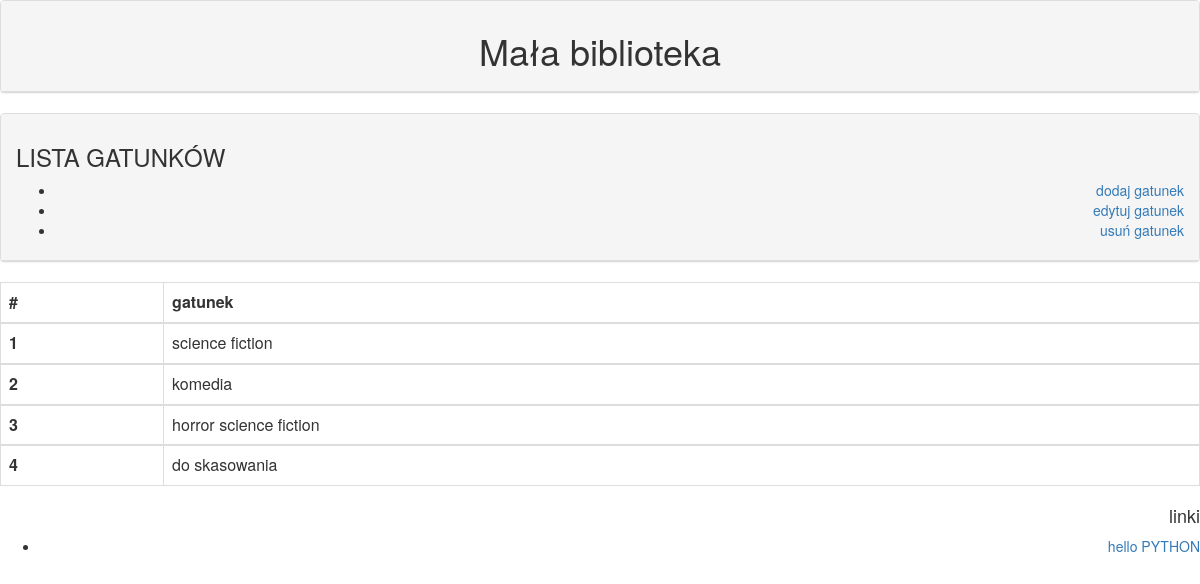
Before: /genres/ with the older database file.
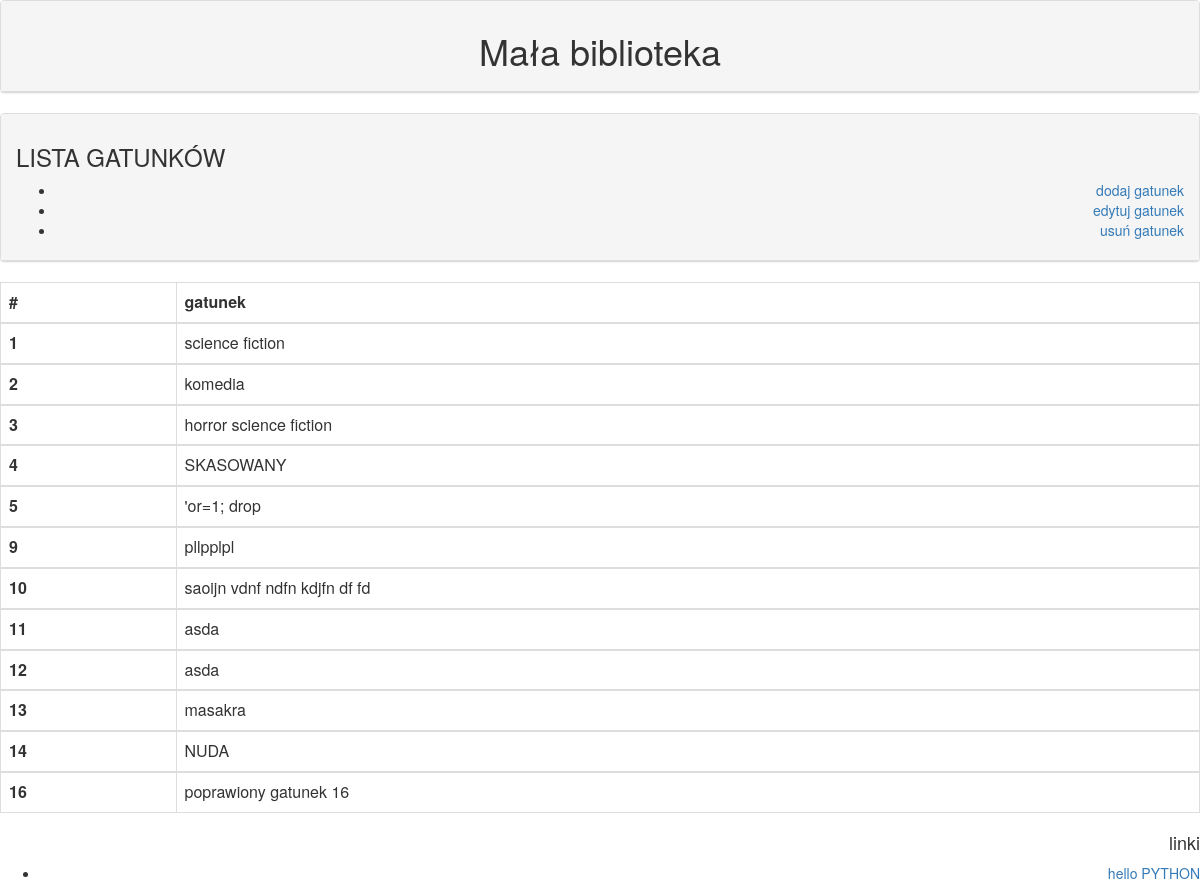
After: the same page with the newer database file.
### films/models.py (models this page shows, shortened)
class Genre(models.Model):
    name = models.CharField(max_length=128)

### films/views.py (the view)
# urls.py: path('genres/', GenreListAll.as_view(), name="genre_list"),
class GenreListAll(ListView):
    model = Genre
    template_name = "genre_list.html"
    context_object_name = "genres"

### films/templates/genre_list.html
{% extends "base_page.html" %}
{% block content %}
<div class="panel panel-default">
    <div class="panel-heading">
        <h3>LISTA GATUNKÓW</h3>
        <ul class="text-right">
            <li><a href="/genre/add">dodaj gatunek</a> </li>
            <li><a href="/genre/update/">edytuj gatunek</a> </li>
            <li><a href="/genre/delete/">usuń gatunek</a> </li>
        </ul>
    </div>
</div>
<table class="table table-bordered">
  <thead>
    <tr>
      <th scope="col">#</th>
      <th scope="col">gatunek</th>
    </tr>
  </thead>
    {% for genre in genres %}
    <tbody>
    <tr>
      <th scope="row">{{ genre.id }}</th>
      <td>{{ genre.name }}</td>
    </tr>
  </tbody>
    {% endfor %}
</table>
{% endblock %}
{% block link %}
<ul>
    <li><a href="/">hello PYTHON</a> </li>
</ul>
{% endblock %}

### films/templates/base_page.html (shortened to what this page needs)
{% load bootstrap3 %}
{% bootstrap_css %}
<!DOCTYPE html>
<html lang="en">
<head>
</head>
<body>
<div class="panel panel-default text-center">
    <div class="panel-heading" >
        <h1>Mała biblioteka</h1>
    </div>
</div>
<div class="wrapper">
    {% block content %}{% endblock %}
</div>
<div class="wrapper text-right">
    <h4>linki</h4>
    {% block link %}{% endblock %}
</div>
</body>
</html>

Changed rows visible on the page:
changed Genre id 4: name "do skasowania" → "SKASOWANY"
added Genre: id "5", name "'or=1; drop"
added Genre: id "9", name "pllpplpl"
added Genre: id "10", name "saoijn vdnf ndfn kdjfn df fd"
added Genre: id "11", name "asda"
added Genre: id "12", name "asda"
added Genre: id "13", name "masakra"
added Genre: id "14", name "NUDA"
added Genre: id "16", name "poprawiony gatunek 16"
